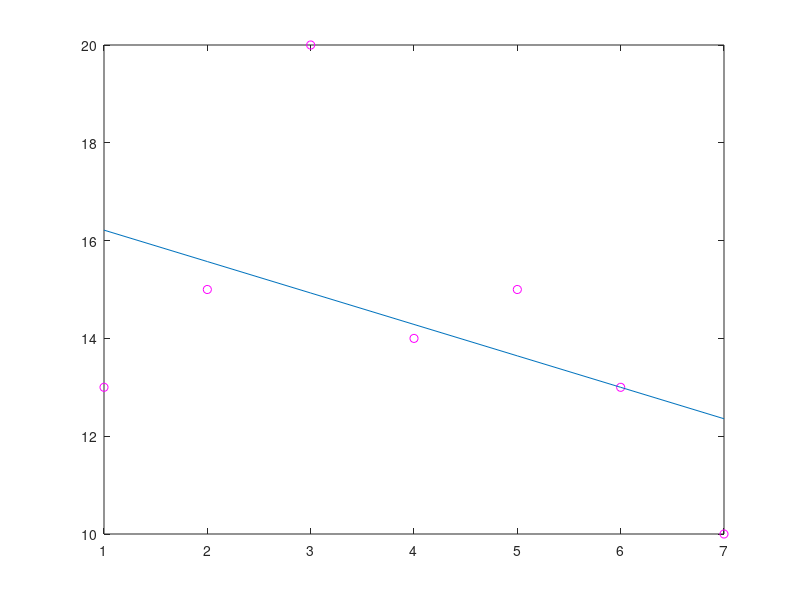
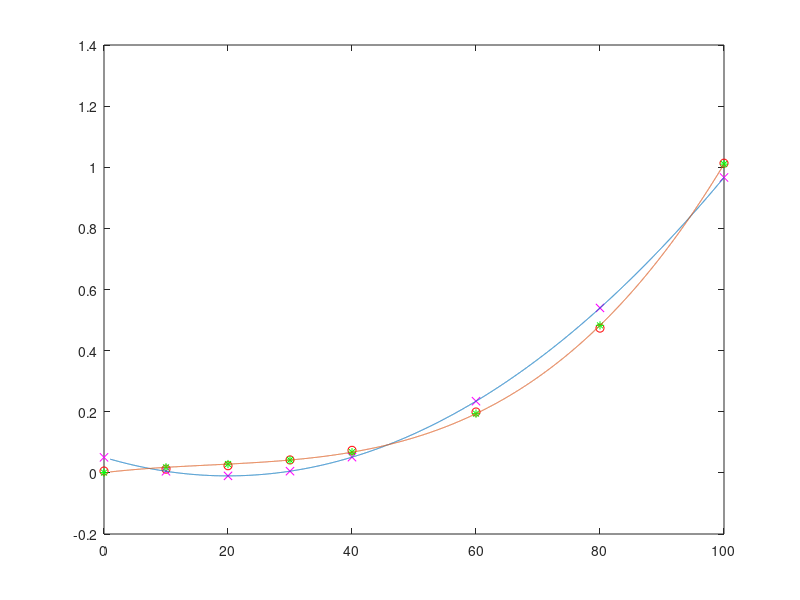
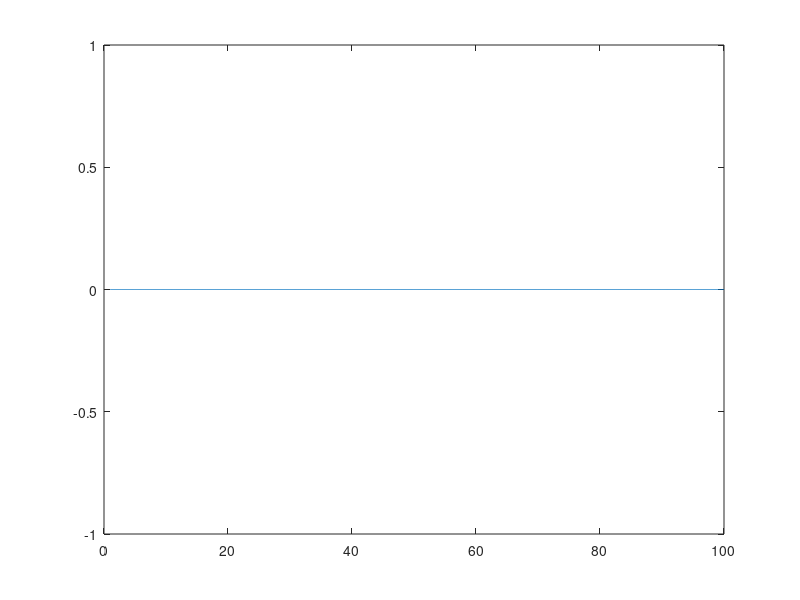

Write MATLAB code to recreate these figures, in order.
% Problem 1
x = [1 2 3 4 5 6 7];
f = [13 15 20 14 15 13 10];
m = 7;

function result = f1(m,x,f)
  up = m*sum(x.*f)-sum(x)*sum(f);
  down = m*sum(x.^2)-sum(x)^2;
  result = up/down;
endfunction

function result = f2(m,x,f)
  up = sum(x.^2)*sum(f)-sum(x.*f)*sum(x);
  down = m*sum(x.^2)-sum(x)^2;
  result = up/down;
endfunction

function result = minValue(x, f, a, b)
  result = sum((f-(a.*x+b)).^2);
endfunction

a = f1(m,x,f)
b = f2(m,x,f)
p = [a b]
polyval(p,8);
minValue(x,f,a,b)
figure(1);
plot(x,f,'mo');
hold on;
plot(x,polyval(p,x));
hold off;

% Problem 2
x = [0 10 20 30 40 60 80 100];
f = [0.0061 0.0123 0.0234 0.0424 0.0738 0.1992 0.4736 1.0133]
p1 = polyfit(x, f, 2);
p2 = polyfit(x, f, 3);
v1 = polyval(p1, 45);
v2 = polyval(p2, 45);
p45 = 0.095848
e1 = abs(p45-v1)
e2 = abs(p45-v2)
figure(2);
plot(x, f, 'ro');
hold on;
plot(x, polyval(p1,x), 'mx');
plot(x, polyval(p2,x), 'g*');
u = 1:0.01:100;
plot(u, polyval(p1,u));
plot(u, polyval(p2,u));
hold off;

% Problem 3
figure(3);
[x, y] = ginput(10);
p = polyfit(x,y,2);
plot(x,y,'mx');
hold on;
plot(u, polyval(p,u));
hold off;